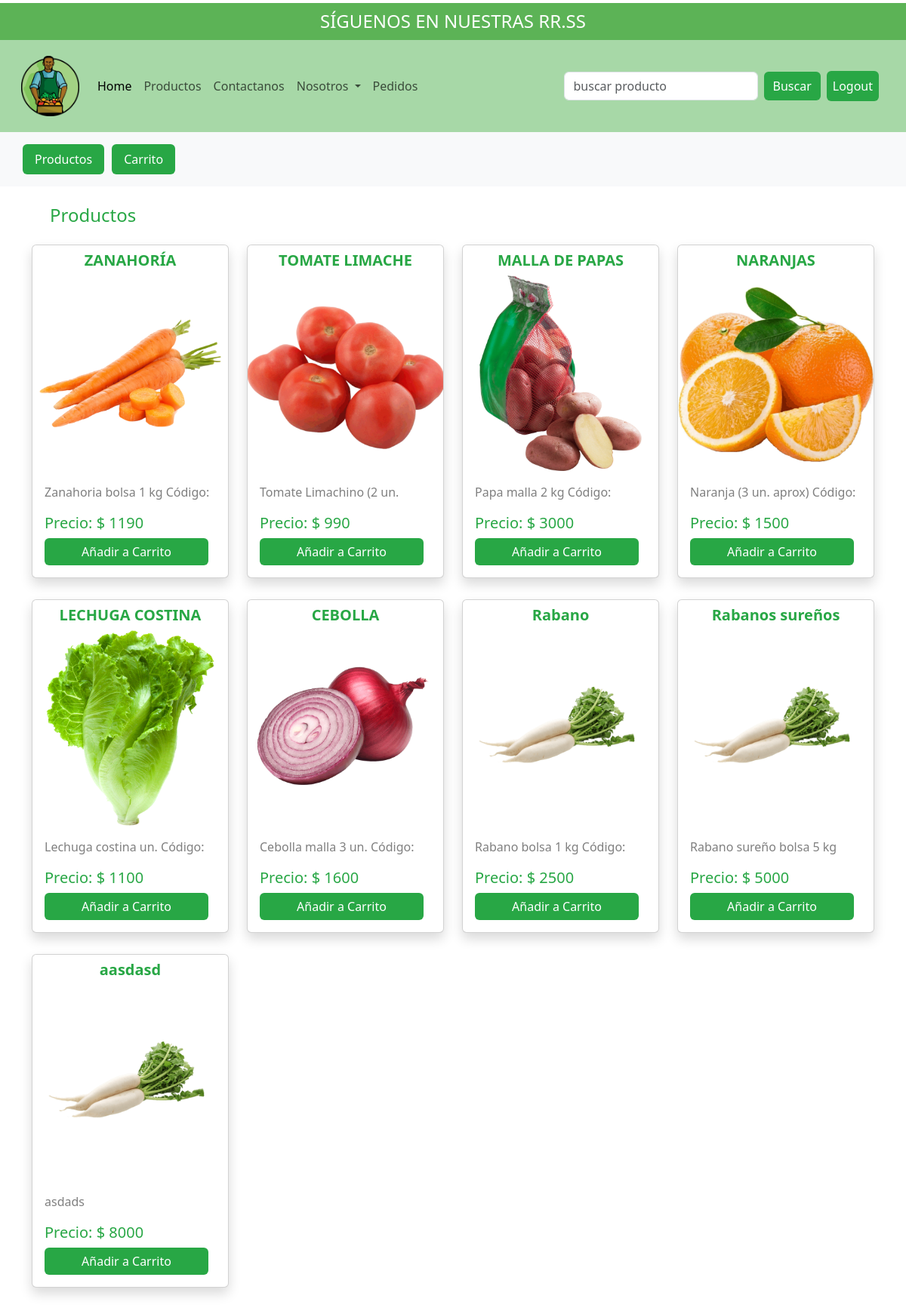
The app's page /producto/ (signed in) with its own data.
### miweb/models.py (models this page shows, shortened)
class Producto(models.Model):
    nombre = models.CharField(max_length=100)
    descripcion = models.TextField()
    precio = models.DecimalField(max_digits=10, decimal_places=2)
    imagen = models.ImageField(upload_to='productos/')

### miweb/views.py (the view)
# urls.py: path('producto/', views.lista_productos, name='producto'),
def lista_productos(request):
    productos_predefinidos = [
        {
            'nombre': 'ZANAHORÍA',
            'descripcion': 'Zanahoria bolsa 1 kg Código: 1473035',
            'precio': '1190',
            'imagen': 'Assets/Productos/zanahoria.jpg',
        },
        {
            'nombre': 'TOMATE LIMACHE',
            'descripcion': 'Tomate Limachino (2 un. aprox) Código: 261275',
            'precio': '990',
            'imagen': 'Assets/Productos/tomate.jpg',
        },
        {
            'nombre': 'MALLA DE PAPAS',
            'descripcion': 'Papa malla 2 kg Código: 261044',
            'precio': '3000',
            'imagen': 'Assets/Productos/papas.jpg',
        },
        {
            'nombre': 'NARANJAS',
            'descripcion': 'Naranja (3 un. aprox) Código: 260990',
            'precio': '1500',
            'imagen': 'Assets/Productos/naranja.jpg',
        },
        {
            'nombre': 'LECHUGA COSTINA',
            'descripcion': 'Lechuga costina un. Código: 260783',
            'precio': '1100',
            'imagen': 'Assets/Productos/LechugaCostina.jpg',
        },
        {
            'nombre': 'CEBOLLA',
            'descripcion': 'Cebolla malla 3 un. Código: 260574',
            'precio': '1600',
            'imagen': 'Assets/Productos/cebolla.jpg',
        },
    ]
    productos_db = Producto.objects.all()
    return render(request, 'producto.html', {'productos_predefinidos': productos_predefinidos, 'productos_db': productos_db})

### templates/producto.html (shortened to what this page needs)
{% load static %}
<!DOCTYPE html>
<html lang="en">
<head>
    <link href="https://cdn.jsdelivr.net/npm/bootstrap@5.3.3/dist/css/bootstrap.min.css" rel="stylesheet" />
    <link rel="stylesheet" href="{% static 'productosstyle.css' %}" />
</head>
<body>
    <header class="text-center mt-1" id="Encabezado">
        <h1 class="text-dark">
            SÍGUENOS EN NUESTRAS RR.SS
        </h1>
    </header>
    <nav class="navbar navbar-expand-lg navbar-light bg-light p-3" id="menu">
        <div class="container-fluid">
            <a class="navbar-brand" href="#">
                <img src="{% static 'Assets/Iconos/logo.png' %}" alt="Verduleria La Del Barrio">
            </a>
            <div class="collapse navbar-collapse" id="navbarSupportedContent">
                <ul class="navbar-nav me-auto mb-2 mb-lg-0">
                    <li class="nav-item">
                        <a class="nav-link active" aria-current="page" href="{% url 'index' %}">Home</a>
                    </li>
                    <li class="nav-item">
                        <a class="nav-link" href="{% url 'producto' %}">Productos</a>
                    </li>
                    <li class="nav-item">
                        <a class="nav-link" href="{% url 'contacto' %}">Contactanos</a>
                    </li>
                    <li class="nav-item dropdown">
                        <a class="nav-link dropdown-toggle" href="#" role="button" data-bs-toggle="dropdown" aria-expanded="false">
                            Nosotros
                        </a>
                    </li>
                    <li class="nav-item">
                        <a class="nav-link" href="{% url 'pedidos' %}">Pedidos</a>
                    </li>
                </ul>
                <form class="d-flex" role="search">
                    <input class="form-control me-2" type="search" placeholder="buscar producto" aria-label="buscar">
                    <button class="btn btn-custom" type="button">Buscar</button>
                </form>
                <ul class="navbar-nav ml-auto">
                    {% if user.is_authenticated %}
                        <li class="nav-item">
                            <a class="nav-link btn btn-custom mx-2" href="{% url 'logout' %}">Logout</a>
                        </li>
                    {% endif %}
                </ul>
            </div>
        </div>
    </nav>
    <header class="container-fluid bg-light position-sticky top-0">
        <ul class="nav nav-pills mb-3 py-3 container" id="pills-tab" role="tablist">
            <li class="nav-item" role="presentation">
                <a class="nav-link nav-link-custom active" id="pills-profile-tab" data-bs-toggle="pill" data-bs-target="#pills-profile" type="button" role="tab" aria-controls="pills-profile" aria-selected="false">Productos</a>
            </li>
            <li class="nav-item" role="presentation">
                <a class="nav-link nav-link-custom" id="pills-contact-tab" data-bs-toggle="pill" data-bs-target="#pills-contact" type="button" role="tab" aria-controls="pills-contact" aria-selected="false">Carrito</a>
            </li>
        </ul>
    </header>
    <div class="tab-content" id="pills-tabContent">
        <div class="tab-pane fade show active container" id="pills-profile" role="tabpanel" aria-labelledby="pills-profile-tab">
            <h2 class="h4 m-4 text-green">Productos</h2>
            <div class="row row-cols-sm-1 row-cols-md-2 row-cols-lg-3 row-cols-xl-4">
                {% for producto in productos_predefinidos %}
                <div class="col d-flex justify-content-center mb-4">
                    <div class="card shadow mb-1 bg-white rounded" style="width: 20rem;">
                        <h5 class="card-title pt-2 text-center text-green"><strong>{{ producto.nombre }}</strong></h5>
                        <img src="{% static producto.imagen %}" class="card-img-top" alt="{{ producto.nombre }}">
                        <div class="card-body">
                            <p class="card-text text-black-50 description">{{ producto.descripcion }}</p>
                            <h5 class="text-green">Precio: <span class="precio">$ {{ producto.precio|floatformat:0 }}</span></h5>
                            <div class="d-grid gap-2">
                                <button class="btn nav-link-custom btn-primary button">Añadir a Carrito</button>
                            </div>
                        </div>
                    </div>
                </div>
                {% endfor %}
                {% for producto in productos_db %}
                <div class="col d-flex justify-content-center mb-4">
                    <div class="card shadow mb-1 bg-white rounded" style="width: 20rem;">
                        <h5 class="card-title pt-2 text-center text-green"><strong>{{ producto.nombre }}</strong></h5>
                        <img src="{{ producto.imagen.url }}" class="card-img-top" alt="{{ producto.nombre }}">
                        <div class="card-body">
                            <p class="card-text text-black-50 description">{{ producto.descripcion }}</p>
                            <h5 class="text-green">Precio: <span class="precio">$ {{ producto.precio|floatformat:0 }}</span></h5>
                            <div class="d-grid gap-2">
                                <button class="btn nav-link-custom btn-primary button">Añadir a Carrito</button>
                            </div>
                        </div>
                    </div>
                </div>
                {% endfor %}
            </div>
        </div>
    </div>
</body>
</html>

### static/productosstyle.css (style rules this page uses)
body { background-color: #ffffffea; }
header, .alert { z-index: 100; }
.description { height: 25px; overflow: hidden; transition: height .3s ease-in .3s; }
#Encabezado { background-color: rgb(92, 179, 86); padding: 10px; }
#Encabezado h1 { font-size: 24px; margin-bottom: 0; }
#Encabezado .text-dark { color: white !important; }
.navbar-light.bg-light { background-color: #a7d8a7 !important; }
.navbar-brand img { height: 4em; width: auto; }
.btn-custom { background-color: #28a745; color: white; border: none; }
.text-green { color: #28a745; }
.nav-link-custom { background-color: #28a745 !important; color: white !important; border: none !important; margin-right: 10px; }

### records on screen
Producto: nombre "Rabano", imagen (picture), descripcion "Rabano bolsa 1 kg Código:…", precio "2500"
Producto: nombre "Rabanos sureños", imagen (picture), descripcion "Rabano sureño bolsa 5 kg…", precio "5000"
Producto: nombre "aasdasd", imagen (picture), descripcion "asdads", precio "8000"

### other values on screen
{{ producto.nombre }} "ZANAHORÍA" "TOMATE LIMACHE" "MALLA DE PAPAS" "NARANJAS" "LECHUGA COSTINA" "CEBOLLA"
{{ producto.descripcion }} "Zanahoria bolsa 1 kg Código:…" "Tomate Limachino (2 un.…" "Papa malla 2 kg Código:…" "Naranja (3 un. aprox) Código:…" "Lechuga costina un. Código:…" "Cebolla malla 3 un. Código:…"
{{ producto.precio|floatformat:0 }} "1190" "990" "3000" "1500" "1100" "1600"
